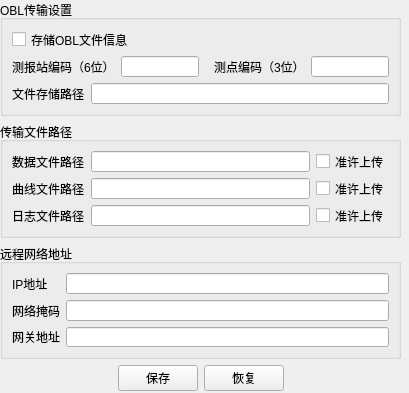
<?xml version="1.0" encoding="UTF-8"?>
<ui version="4.0">
 <class>NetworkConfigWidget</class>
 <widget class="QWidget" name="NetworkConfigWidget">
  <property name="geometry">
   <rect>
    <x>0</x>
    <y>0</y>
    <width>409</width>
    <height>393</height>
   </rect>
  </property>
  <property name="windowTitle">
   <string>网络、传输设置</string>
  </property>
  <widget class="QWidget" name="layoutWidget">
   <property name="geometry">
    <rect>
     <x>0</x>
     <y>0</y>
     <width>401</width>
     <height>391</height>
    </rect>
   </property>
   <layout class="QVBoxLayout" name="verticalLayout_2">
    <item>
     <widget class="QGroupBox" name="groupBox">
      <property name="title">
       <string>OBL传输设置</string>
      </property>
      <layout class="QHBoxLayout" name="horizontalLayout_7">
       <item>
        <layout class="QVBoxLayout" name="verticalLayout">
         <item>
          <layout class="QHBoxLayout" name="horizontalLayout_4">
           <item>
            <widget class="QCheckBox" name="saveOBLEnCbx">
             <property name="text">
              <string>存储OBL文件信息</string>
             </property>
            </widget>
           </item>
           <item>
            <spacer name="horizontalSpacer_2">
             <property name="orientation">
              <enum>Qt::Horizontal</enum>
             </property>
             <property name="sizeHint" stdset="0">
              <size>
               <width>40</width>
               <height>20</height>
              </size>
             </property>
            </spacer>
           </item>
          </layout>
         </item>
         <item>
          <layout class="QHBoxLayout" name="horizontalLayout_3">
           <item>
            <layout class="QHBoxLayout" name="horizontalLayout">
             <item>
              <widget class="QLabel" name="label">
               <property name="text">
                <string>测报站编码（6位）</string>
               </property>
              </widget>
             </item>
             <item>
              <widget class="QLineEdit" name="stationEdt"/>
             </item>
            </layout>
           </item>
           <item>
            <spacer name="horizontalSpacer">
             <property name="orientation">
              <enum>Qt::Horizontal</enum>
             </property>
             <property name="sizeHint" stdset="0">
              <size>
               <width>40</width>
               <height>20</height>
              </size>
             </property>
            </spacer>
           </item>
           <item>
            <layout class="QHBoxLayout" name="horizontalLayout_2">
             <item>
              <widget class="QLabel" name="label_2">
               <property name="text">
                <string>测点编码（3位）</string>
               </property>
              </widget>
             </item>
             <item>
              <widget class="QLineEdit" name="posEdit"/>
             </item>
            </layout>
           </item>
          </layout>
         </item>
         <item>
          <layout class="QHBoxLayout" name="horizontalLayout_5">
           <item>
            <widget class="QLabel" name="label_3">
             <property name="text">
              <string>文件存储路径</string>
             </property>
            </widget>
           </item>
           <item>
            <widget class="QLineEdit" name="oblSavepathEdt"/>
           </item>
          </layout>
         </item>
        </layout>
       </item>
      </layout>
     </widget>
    </item>
    <item>
     <widget class="QGroupBox" name="groupBox_2">
      <property name="title">
       <string>传输文件路径</string>
      </property>
      <layout class="QHBoxLayout" name="horizontalLayout_8">
       <item>
        <layout class="QGridLayout" name="gridLayout">
         <item row="0" column="0">
          <widget class="QLabel" name="label_4">
           <property name="text">
            <string>数据文件路径</string>
           </property>
          </widget>
         </item>
         <item row="0" column="1">
          <widget class="QLineEdit" name="datafilePathEdt"/>
         </item>
         <item row="0" column="2">
          <widget class="QCheckBox" name="dataSendEnCbx">
           <property name="text">
            <string>准许上传</string>
           </property>
          </widget>
         </item>
         <item row="1" column="0">
          <widget class="QLabel" name="label_5">
           <property name="text">
            <string>曲线文件路径</string>
           </property>
          </widget>
         </item>
         <item row="1" column="1">
          <widget class="QLineEdit" name="curvefilePathEdt"/>
         </item>
         <item row="1" column="2">
          <widget class="QCheckBox" name="curveSendEnCbx">
           <property name="text">
            <string>准许上传</string>
           </property>
          </widget>
         </item>
         <item row="2" column="0">
          <widget class="QLabel" name="label_6">
           <property name="text">
            <string>日志文件路径</string>
           </property>
          </widget>
         </item>
         <item row="2" column="1">
          <widget class="QLineEdit" name="logfilePathEdt"/>
         </item>
         <item row="2" column="2">
          <widget class="QCheckBox" name="logSendEnCbx">
           <property name="text">
            <string>准许上传</string>
           </property>
          </widget>
         </item>
        </layout>
       </item>
      </layout>
     </widget>
    </item>
    <item>
     <widget class="QGroupBox" name="groupBox_3">
      <property name="title">
       <string>远程网络地址</string>
      </property>
      <layout class="QHBoxLayout" name="horizontalLayout_9">
       <item>
        <layout class="QGridLayout" name="gridLayout_2">
         <item row="0" column="0">
          <widget class="QLabel" name="label_7">
           <property name="text">
            <string>IP地址</string>
           </property>
          </widget>
         </item>
         <item row="0" column="1">
          <widget class="QLineEdit" name="ipAddrEdt"/>
         </item>
         <item row="1" column="0">
          <widget class="QLabel" name="label_8">
           <property name="text">
            <string>网络掩码</string>
           </property>
          </widget>
         </item>
         <item row="1" column="1">
          <widget class="QLineEdit" name="netmaskEdt"/>
         </item>
         <item row="2" column="0">
          <widget class="QLabel" name="label_9">
           <property name="text">
            <string>网关地址</string>
           </property>
          </widget>
         </item>
         <item row="2" column="1">
          <widget class="QLineEdit" name="gatewayEdt"/>
         </item>
        </layout>
       </item>
      </layout>
     </widget>
    </item>
    <item>
     <layout class="QHBoxLayout" name="horizontalLayout_6">
      <item>
       <spacer name="horizontalSpacer_3">
        <property name="orientation">
         <enum>Qt::Horizontal</enum>
        </property>
        <property name="sizeHint" stdset="0">
         <size>
          <width>40</width>
          <height>20</height>
         </size>
        </property>
       </spacer>
      </item>
      <item>
       <widget class="QPushButton" name="saveBtn">
        <property name="text">
         <string>保存</string>
        </property>
       </widget>
      </item>
      <item>
       <widget class="QPushButton" name="restoreBtn">
        <property name="text">
         <string>恢复</string>
        </property>
       </widget>
      </item>
      <item>
       <spacer name="horizontalSpacer_4">
        <property name="orientation">
         <enum>Qt::Horizontal</enum>
        </property>
        <property name="sizeHint" stdset="0">
         <size>
          <width>40</width>
          <height>20</height>
         </size>
        </property>
       </spacer>
      </item>
     </layout>
    </item>
   </layout>
  </widget>
 </widget>
 <resources/>
 <connections/>
</ui>
